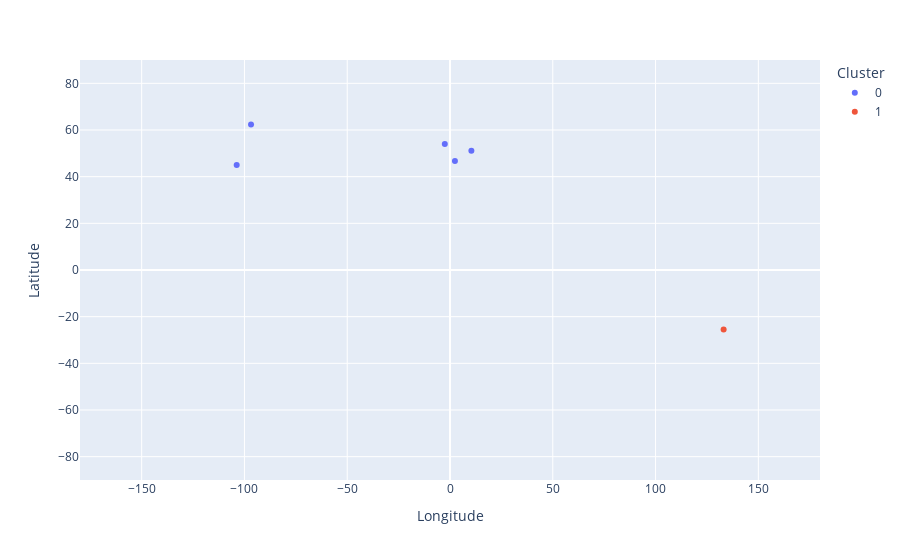

Notebook code for this chart:
### Markdown cell above
### Uso de Plotly Express para generar gráfica interactiva

### Code cell
#Graficar los datos utilizando la longitud y latitud
# color es un argumento que se puede codificar con una variable
# Todos los puntos en cada cluster tendran el mismo color

datos_con_clusters["Cluster"] = datos_con_clusters["Cluster"].astype("category")

fig = px.scatter(datos_con_clusters, 
                 x = "Longitude", 
                 y = "Latitude", 
                 color = "Cluster",
#                 size = '', 
                 hover_data = ['Country']
                )
fig.update_xaxes(range=[-180, 180])
fig.update_yaxes(range=[-90, 90])

fig.show()

### Figure 1 — Plotly figure (JSON) as saved in the notebook; plotly's stock layout.template omitted (floating-point values rounded to 4 significant figures)
{"data": [{"customdata": [["USA"], ["Canada"], ["France"], ["UK"], ["Germany"]], "hovertemplate": "Cluster=0<br>Longitude=%{x}<br>Latitude=%{y}<br>Country=%{customdata[0]}<extra></extra>", "legendgroup": "0", "marker": {"color": "#636efa", "symbol": "circle"}, "mode": "markers", "name": "0", "orientation": "v", "showlegend": true, "type": "scatter", "x": [-103.8, -96.8, 2.4, -2.53, 10.4], "xaxis": "x", "y": [44.97, 62.4, 46.75, 54.01, 51.15], "yaxis": "y"}, {"customdata": [["Australia"]], "hovertemplate": "Cluster=1<br>Longitude=%{x}<br>Latitude=%{y}<br>Country=%{customdata[0]}<extra></extra>", "legendgroup": "1", "marker": {"color": "#EF553B", "symbol": "circle"}, "mode": "markers", "name": "1", "orientation": "v", "showlegend": true, "type": "scatter", "x": [133.1], "xaxis": "x", "y": [-25.45], "yaxis": "y"}], "layout": {"legend": {"title": {"text": "Cluster"}, "tracegroupgap": 0}, "margin": {"t": 60}, "xaxis": {"anchor": "y", "domain": [0, 1], "range": [-180, 180], "title": {"text": "Longitude"}}, "yaxis": {"anchor": "x", "domain": [0, 1], "range": [-90, 90], "title": {"text": "Latitude"}}}}
